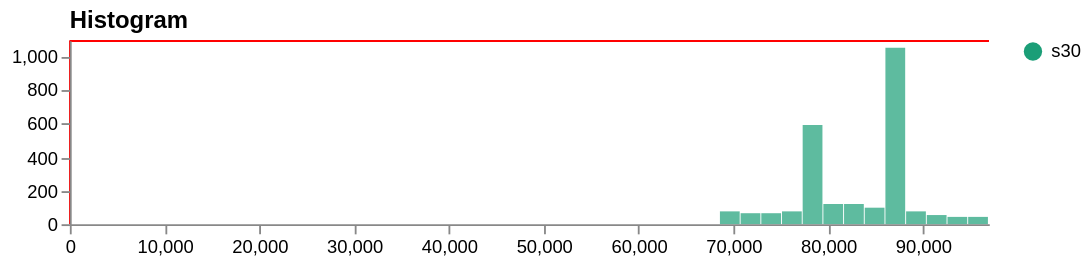

Describe this chart as a Vega-Lite specification.
### Vega specification from a JSON file in a GitHub repository (floating-point values rounded to 4 significant figures)
{"$schema": "https://vega.github.io/schema/vega/v5.json", "description": "Histogram for visualizing a univariate distribution using static bins.", "width": 500, "height": 100, "padding": 5, "data": [{"name": "binned", "values": [{"bin0": 68580.0, "bin1": 70760.0, "count": 77, "label": "s30"}, {"bin0": 70760.0, "bin1": 72940.0, "count": 65, "label": "s30"}, {"bin0": 72940.0, "bin1": 75120.0, "count": 68, "label": "s30"}, {"bin0": 75120.0, "bin1": 77310.0, "count": 81, "label": "s30"}, {"bin0": 77310.0, "bin1": 79490.0, "count": 590, "label": "s30"}, {"bin0": 79490.0, "bin1": 81670.0, "count": 123, "label": "s30"}, {"bin0": 81670.0, "bin1": 83850.0, "count": 117, "label": "s30"}, {"bin0": 83850.0, "bin1": 86040.0, "count": 98, "label": "s30"}, {"bin0": 86040.0, "bin1": 88220.0, "count": 1057, "label": "s30"}, {"bin0": 88220.0, "bin1": 90400.0, "count": 81, "label": "s30"}, {"bin0": 90400.0, "bin1": 92580.0, "count": 52, "label": "s30"}, {"bin0": 92580.0, "bin1": 94760.0, "count": 49, "label": "s30"}, {"bin0": 94760.0, "bin1": 96950.0, "count": 41, "label": "s30"}]}, {"name": "xref", "values": [{"value": 0}, {"value": 1}, {"value": 2}, {"value": 3}, {"value": 4}, {"value": 5}, {"value": 6}, {"value": 7}, {"value": 8}, {"value": 9}, {"value": 10}, {"value": 11}, {"value": 12}, {"value": 13}, {"value": 14}, {"value": 15}, {"value": 16}, {"value": 17}, {"value": 18}]}, {"name": "yref", "values": [{"count": 0}, {"count": 1}, {"count": 2}, {"count": 3}, {"count": 4}, {"count": 5}, {"count": 6}, {"count": 7}, {"count": 8}, {"count": 9}, {"count": 10}, {"count": 11}, {"count": 12}, {"count": 13}, {"count": 14}, {"count": 15}, {"count": 16}, {"count": 17}, {"count": 18}]}, {"name": "_ranges", "source": ["binned"], "transform": [{"type": "aggregate", "fields": ["bin0", "bin1"], "ops": ["min", "max"], "as": ["min", "max"]}]}], "legends": [{"fill": "color"}], "scales": [{"name": "xscale", "type": "linear", "range": "width", "domain": {"data": "_ranges", "fields": ["min", "max"]}}, {"name": "yscale", "type": "linear", "range": "height", "round": true, "domain": {"data": "binned", "field": "count"}, "zero": true, "nice": true}, {"name": "color", "type": "ordinal", "domain": {"data": "binned", "field": "label"}, "range": {"scheme": "dark2"}}], "axes": [{"orient": "bottom", "scale": "xscale", "zindex": 1}, {"orient": "left", "scale": "yscale", "tickCount": 5, "zindex": 1}], "title": {"text": "Histogram", "orient": "top", "anchor": "start", "frame": "group"}, "marks": [{"name": "bins", "type": "rect", "from": {"data": "binned"}, "encode": {"update": {"x": {"scale": "xscale", "field": "bin0"}, "x2": {"scale": "xscale", "field": "bin1", "offset": -0.5}, "y": {"scale": "yscale", "field": "count"}, "y2": {"scale": "yscale", "value": 0}, "tooltip": {"field": "count"}, "fill": {"scale": "color", "field": "label"}, "opacity": {"value": 0.7}}, "hover": {"fill": {"value": "firebrick"}}}}, {"name": "x_highlights", "type": "rule", "clip": true, "from": {"data": "xref"}, "encode": {"enter": {"stroke": {"value": "red"}}, "update": {"x": {"scale": "xscale", "field": "value"}, "y2": {"value": 0}, "y": {"signal": "height"}, "opacity": {"value": 1}}}}, {"name": "y_highlights", "type": "rule", "clip": true, "from": {"data": "yref"}, "encode": {"enter": {"stroke": {"value": "red"}}, "update": {"y": {"scale": "yscale", "field": "value"}, "x2": {"value": 0}, "x": {"signal": "width"}, "opacity": {"value": 1}}}}]}
